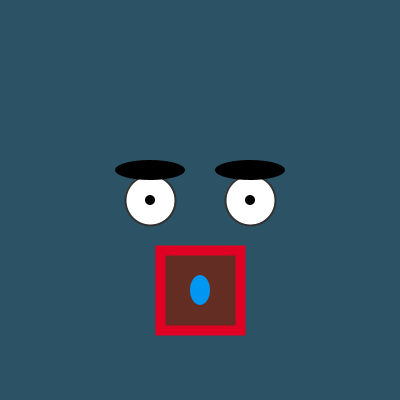
Frame 1 (no input)
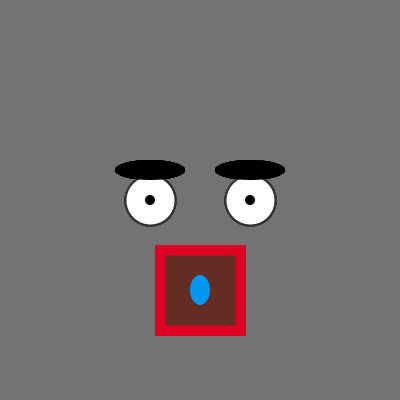
Frame 60 (the mouse pressed at the canvas centre just before this capture)
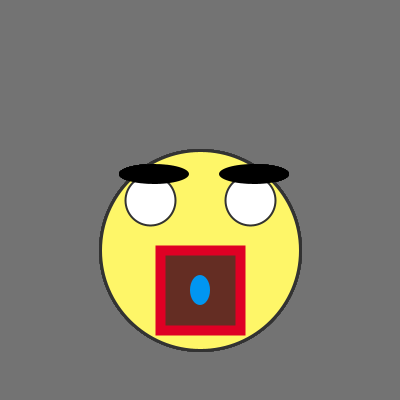
Frame 120 (the mouse held since frame 60 and released just before this capture)

The Processing sketch that drew these frames (run headless with seeded random() and noise(); from frame 60 on, the mouse is pressed at the canvas centre):

// Processing sketch: processing_165121
// ── processing_165121.pde

void setup(){
  size(400,400);
  background(40,80,100);
}

void draw(){
  
  fill(125,10);
  noStroke();
  rect(0,0,width,height);
  
  fill(254,246,104);
  stroke(50);
  strokeWeight(3);
  ellipse(200,250,mouseX,mouseY);
 
  fill(255);
  strokeWeight(2);
  ellipse(150,200,50,50);
  ellipse(250,200,50,50);
  
  float a=0.02;
  noStroke();
  fill(0);
  ellipse(150 + mouseX*a,170+ mouseY*a,70,20);
  ellipse(250+ mouseX*a,170+ mouseY*a,70,20);
  
  if(mouseX>width/2 ||mouseY<height/2){
  fill(0);
  ellipse(150,200,10,10);
  ellipse(250,200,10,10);
  }
   
  stroke(223,0,36);
  strokeWeight(10);
  fill(100,45,35);
  rect(160,250,80,80);
  
  noStroke();
  fill(0,150,241);
  ellipse(200,290,20,30);
}
  void mouseDragged(){
  stroke(107,226,234);
  strokeWeight(4);
  line(200,290,mouseX,mouseY); 
}
 
